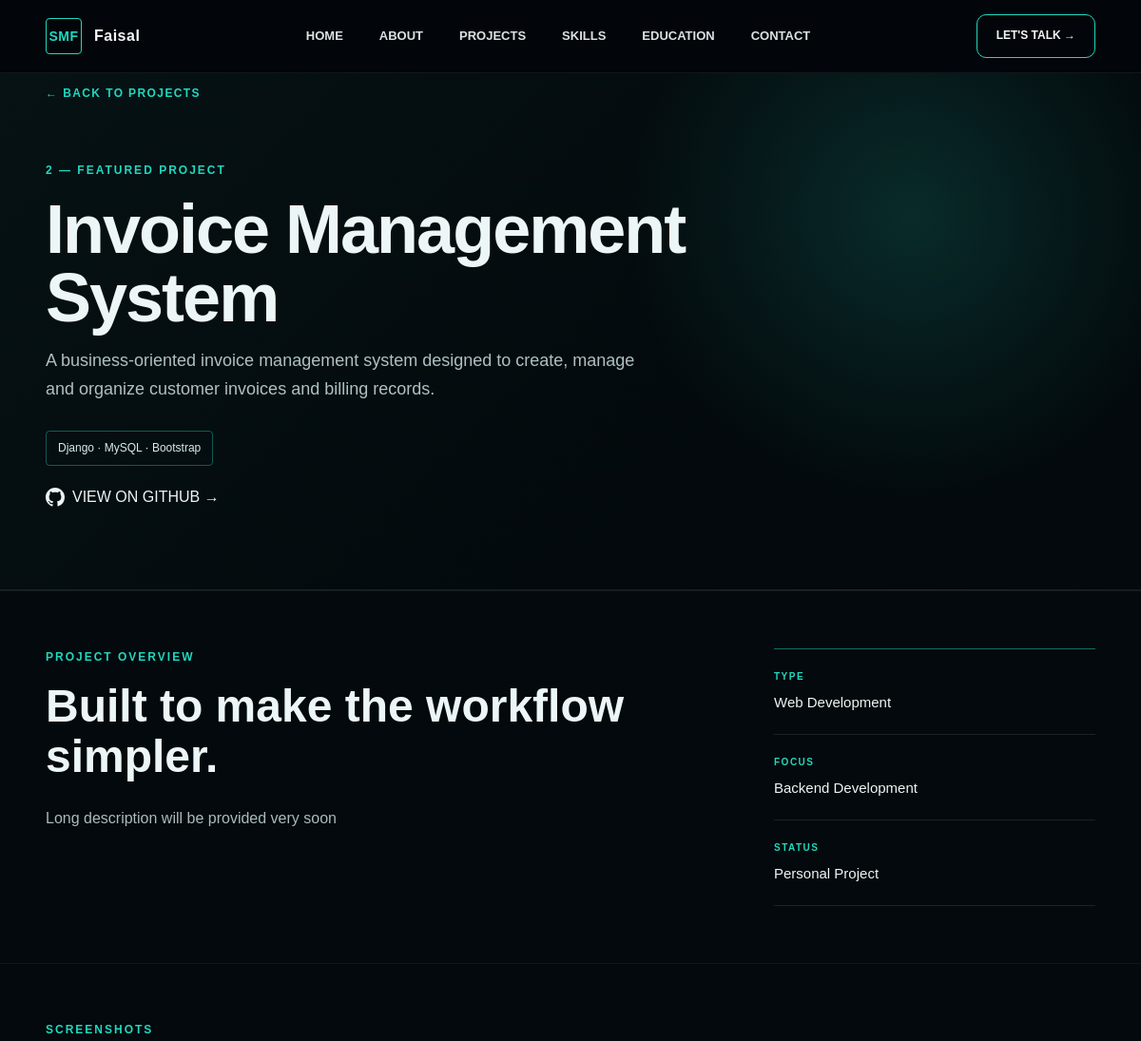
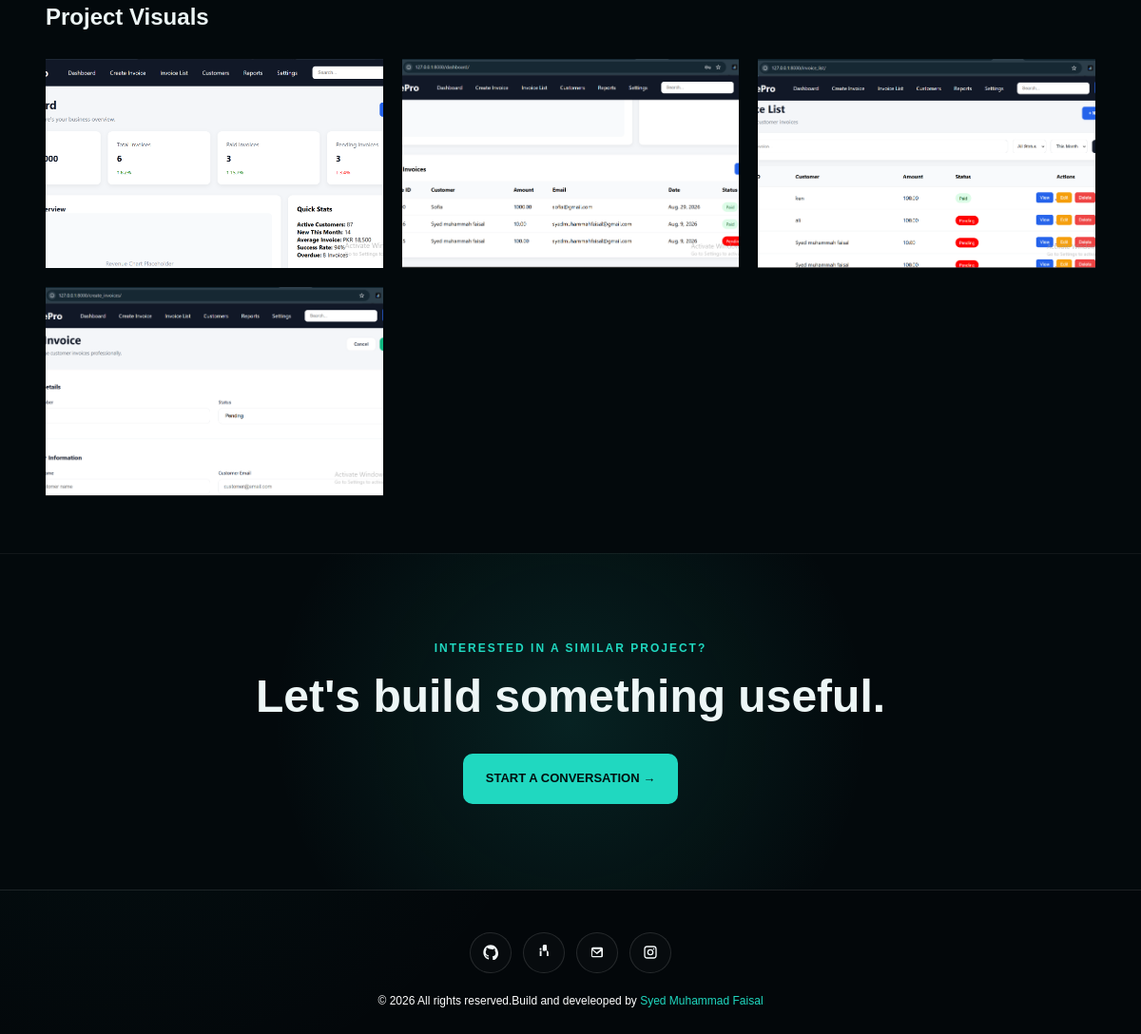
/project_details/2, run on the app's committed database (2 pictures, top to bottom).
### portfolio_website/models.py (models this page shows, shortened)
class projects(models.Model):
    project_serial_number = models.IntegerField(primary_key = True )
    project_name = models.CharField(max_length = 200)
    project_description = models.CharField(max_length=500)
    project_language = models.CharField(max_length = 300)
    project_long_description = models.TextField()
    project_type = models.CharField(max_length=100 , default="default")
    project_focus = models.CharField(max_length=100 , default="default")
    project_status = models.CharField(max_length=100 , default="default")
    project_github_url = models.URLField(blank=True , null=True)

class projectimage(models.Model):
    project= models.ForeignKey(
        projects,
        on_delete=models.CASCADE,
        related_name='image'
    )
    project_image= models.ImageField(upload_to='projects/projects_image')

### portfolio_website/views.py (the view)
# urls.py: path('project_details/<int:pk>', ProjectDetailView.as_view() , name='projectdetails')
class ProjectDetailView(DetailView):
    model = projects
    template_name = 'tester.html'
    context_object_name = 'projectdetails'

### portfolio_website/templates/tester.html (shortened to what this page needs)
{% extends 'base.html' %}
{% load static %}
{% block extra_css %}
<link rel="stylesheet" href="{% static 'css/project_detail.css' %}">
{% endblock %}
{% block content %}
<main class="project-detail-page">
    <section class="project-hero">
        <div class="container">
            <a class="back-link" href="{% url 'home' %}#projects">&larr; BACK TO PROJECTS</a>
            <div class="project-hero-grid">
                <div>
                    <div class="project-eyebrow">{{ projectdetails.project_serial_number }} &mdash; FEATURED PROJECT</div>
                    <h1>{{ projectdetails.project_name }}</h1>
                    <p class="project-tagline">{{ projectdetails.project_description }}</p>
                    <div class="stack-list" aria-label="Technology stack">
                        <span>{{ projectdetails.project_language }}</span>
                    </div>
                    {% if projectdetails.project_github_url %}
                    <div class="project-links" style="margin-top: 20px;">
                        <a href="{{ projectdetails.project_github_url }}" target="_blank" rel="noopener noreferrer" class="github-btn" style="display: inline-flex; align-items: center; gap: 8px; text-decoration: none;">
                            VIEW ON GITHUB &rarr;
                        </a>
                    </div>
                    {% endif %}
                </div>
            </div>
        </div>
    </section>
    <section class="project-content">
        <div class="container detail-grid">
            <article class="detail-copy">
                <div class="section-kicker">PROJECT OVERVIEW</div>
                <h2>Built to make the workflow simpler.</h2>
                <p>{{ projectdetails.project_long_description|linebreaks }}</p>
            </article>
            <aside class="project-facts">
                <div><span>TYPE</span><strong>{{ projectdetails.project_type }}</strong></div>
                <div><span>FOCUS</span><strong>{{ projectdetails.project_focus }}</strong></div>
                <div><span>STATUS</span><strong>{{ projectdetails.project_status }}</strong></div>
            </aside>
        </div>
    </section>
{% if projectdetails.image.all %}
<section class="project-gallery">
    <div class="container">
        <div class="section-kicker">SCREENSHOTS</div>
        <h2>Project Visuals</h2>
        <div class="gallery-grid"{
        }">
            {% for img_obj in projectdetails.image.all %}
            <div class="gallery-item">
                <img src="{{ img_obj.project_image.url }}" alt="{{ projectdetails.project_name }} screenshot {{ forloop.counter }}" style="width: 100%; height: 220px; object-fit: cover; display: block;">
            </div>
            {% endfor %}
        </div>
    </div>
</section>
{% endif %}
    <section class="project-cta">
        <div class="container">
            <p>INTERESTED IN A SIMILAR PROJECT?</p>
            <h2>Let&apos;s build something useful.</h2>
            <a href="{% url 'contact' %}" class="contact-project-btn">START A CONVERSATION &rarr;</a>
        </div>
    </section>
</main>
{% endblock %}

### portfolio_website/static/css/style.css (style rules this page uses)
* { margin: 0; padding: 0; box-sizing: border-box; scroll-behavior: smooth; }
:root { --bg: #03070a; --bg2: #071014; --card: #081116; --card2: #0b151b; --text: #f4f7f8; --muted: #9ba7ad; --accent: #20d8c0; --accent-dark: #0b8f81; --border: rgba(255,255,255,0.10); }
body { font-family: Arial, Helvetica, sans-serif; background: radial-gradient(circle at 80% 15%, rgba(20,210,190,0.08), transparent 25%), radial-gradient(circle at 10% 80%, rgba(20,210,190,0.05), transparent 25%), var(--bg); color: var(--text); line-height: 1.6; overflow-x: hidden; }
a { color: inherit; text-decoration: none; }
img { max-width: 100%; display: block; }
.container { width: min(1180px, 92%); margin: auto; }
section { padding: 60px 0 ; border-top: 1px solid rgba(255,255,255,0.06); }

### portfolio_website/static/css/project_detail.css (style rules this page uses)
.project-detail-page { padding-top: 76px; background: #03090c; color: #edf6f6; }
.project-hero { padding: 7px 0 80px; background: radial-gradient(circle at 80% 28%, rgba(32,216,192,.16), transparent 29%), linear-gradient(135deg, #061214, #03090c 66%); border-bottom: 1px solid rgba(255,255,255,.09); }
.back-link { display: inline-flex; color: #20d8c0; font-size: 12px; font-weight: 700; letter-spacing: 1.4px; margin-bottom: 62px; }
.project-hero-grid { display: grid; grid-template-columns: 1fr 250px; gap: 40px; align-items: end; }
.project-eyebrow, .section-kicker { color: #20d8c0; font-size: 12px; font-weight: 700; letter-spacing: 2px; }
.project-hero h1 { max-width: 800px; margin: 16px 0; font-size: clamp(42px, 6vw, 80px); line-height: 1; letter-spacing: -2px; }
.project-tagline { max-width: 650px; color: #afc0c2; font-size: 18px; line-height: 1.65; }
.stack-list { display: flex; flex-wrap: wrap; gap: 9px; margin-top: 28px; }
.stack-list span { border: 1px solid rgba(32,216,192,.38); border-radius: 4px; color: #d7eeee; padding: 8px 12px; font-size: 12px; }
.project-content, .project-features { padding: 60px 0; }
.detail-grid { display: grid; grid-template-columns: minmax(0, 1.5fr) minmax(250px, .75fr); gap: 90px; }
.detail-copy h2, .project-features h2, .project-cta h2 { margin: 14px 0 24px; font-size: clamp(30px, 4vw, 48px); line-height: 1.12; }
.detail-copy p { color: #aababc; font-size: 16px; line-height: 1.8; margin-bottom: 17px; }
.project-facts { border-top: 1px solid rgba(32,216,192,.5); }
.project-facts div { padding: 21px 0; border-bottom: 1px solid rgba(255,255,255,.1); display: grid; gap: 7px; }
.project-facts span { color: #20d8c0; font-size: 10px; font-weight: 700; letter-spacing: 1.5px; }
.project-facts strong { font-size: 15px; font-weight: 500; }
.project-cta { padding: 90px 0; text-align: center; background: radial-gradient(circle at center, rgba(32,216,192,.12), transparent 50%); }
.project-cta > .container > p { color: #20d8c0; font-size: 12px; font-weight: 700; letter-spacing: 2px; }
.contact-project-btn { display: inline-block; margin-top: 9px; padding: 16px 24px; background: #20d8c0; border-radius: 10px; color: #02100f; font-size: 13px; font-weight: 700; transition: .25s ease; }
.gallery-grid { display: grid; grid-template-columns: repeat(auto-fit, minmax(280px, 1fr)); gap: 20px; margin-top: 25px; }
.gallery-item { width: 100%; height: 220px; object-fit: cover; border-radius: 8px; display: block; }

### data on the page
projects: project_serial_number "2", project_name "Invoice Management System", project_description "A business-oriented invoice management system designed to create, manage and organize customer invoices and billing records.", project_language "Django · MySQL · Bootstrap", project_long_description "Long description will be provided very soon", project_type "Web Development", project_focus "Backend Development", project_status "Personal Project"
projectimage: project_image (picture)
projectimage: project_image (picture)
projectimage: project_image (picture)
projectimage: project_image (picture)
